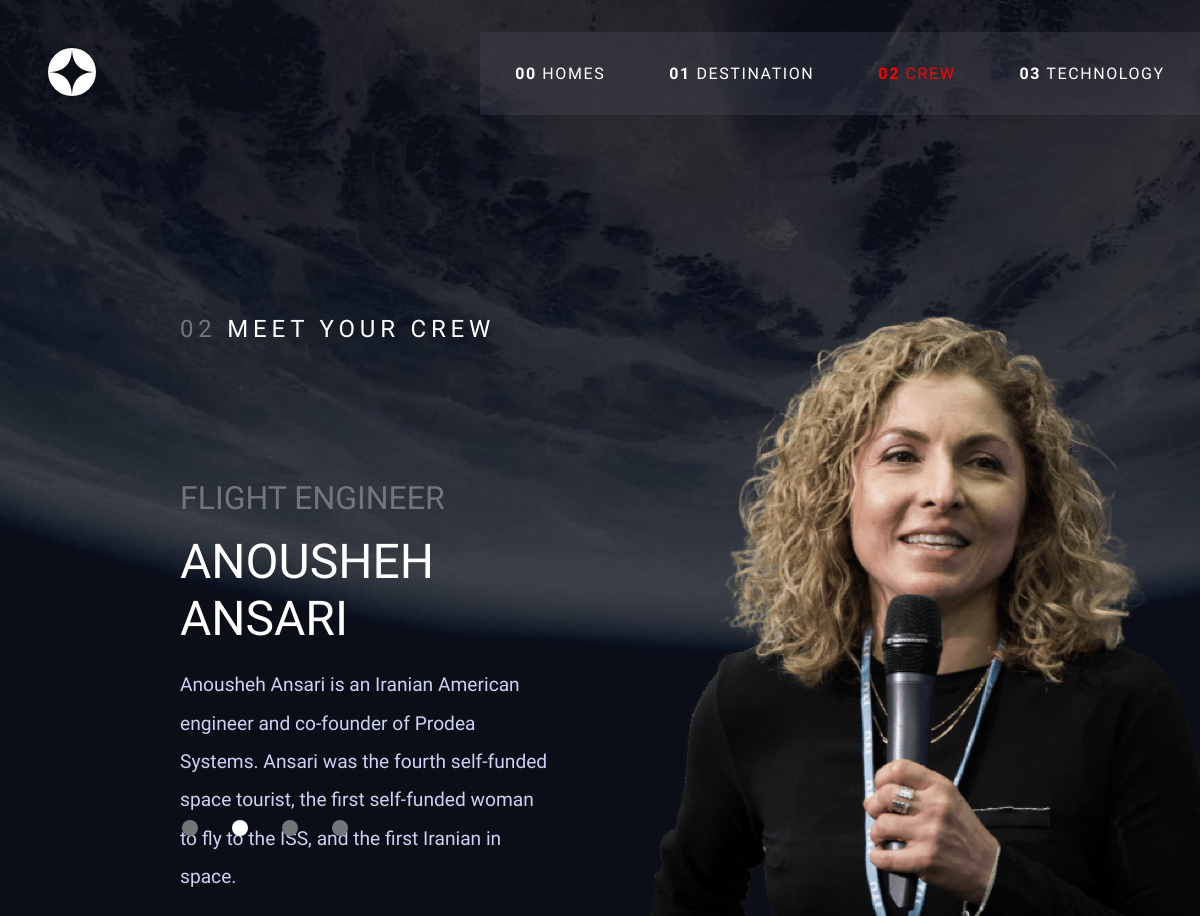
Page /crew/engineer on the committed database.
### crew/models.py (models this page shows, shortened)
class CrewMember(models.Model):
    class Meta:
        verbose_name_plural = 'Crew Members'
    name = models.CharField(max_length=128)
    role = models.CharField(max_length=64)
    bio = models.TextField()
    image = models.ImageField()
    slug = models.SlugField(default='')

### crew/views.py (the view)
# urls.py: path('engineer', views.engineer, name='engineer'),
def engineer(request):
    engineer = CrewMember.objects.get(role='Flight Engineer')
    return render(request, 'crew/crew-engineer.html', {
        'member': engineer
    })

### crew/templates/crew/crew-engineer.html (shortened to what this page needs)
{% extends 'base.html' %}
{% load static %}
{% block body_block %}crew{% endblock %}
{% block styles_block %}
    <link rel="stylesheet" href="{% static 'crew/index.css' %}">
    <link rel="stylesheet" href="{% static 'crew/partials/crew-member.css' %}">
    <link rel="stylesheet" href="{% static 'partials/header.css' %}">
{% endblock %}
{% block content_block %}
    {% include 'partials/header.html' %}
    {% include 'crew/partials/crew-member.html' with role=member.role name=member.name bio=member.bio image=member.image %}
{% endblock %}

### crew/templates/crew/partials/crew-member.html (shortened to what this page needs)
{% load static %}
<div class="crew__grid">
    <div class="crew__col1">
        <h3 class="crew__title"><span class="crew__number">02</span> meet your crew</h3>
        <h2 class="crew__role">{{ role }}</h2>
        <h1 class="crew__member">{{ name }}</h1>
        <p class="crew__main-text">{{ bio }}</p>
        <fieldset class="crew__selector">
            <a href="{% url 'commander' %}"><button
                ></button></a>
            <a href="{% url 'engineer' %}"><button
                {% if role == 'Flight Engineer' %}class="active"{% endif %}
                ></button></a>
            <a href="{% url 'pilot' %}"><button
                ></button></a>
            <a href="{% url 'specialist' %}"><button
                ></button></a>
        </fieldset>
    </div>
    <div class="crew__col2">
        <img
            class="crew__image"
            src="{% static 'crew/images/' %}{{ image }}"
            alt="Crew member"
        />
    </div>
</div>

### static/base.css (style rules this page uses)
:root { box-sizing: border-box; --primary-text-color: #fffffe; --secondary-text-color: #cbd2f4; --grey-text-color: #737578; --primary-font: 'Barlow Condensed', sans-serif; --secondary-font: 'Bellefair', serif; --light-weight: 300; --regular-weight: 400; --medium-weight: 500; --bold-weight: 700; }
html { height: 100%; }
body { height: 100%; font-family: var(--primary-font); margin: 0; }
* { box-sizing: inherit; }

### crew/static/crew/index.css (style rules this page uses)
.crew { height: 100vh; background-image: url('/static/crew/images/background-crew-desktop.jpg'); background-repeat: no-repeat; background-size: 100% 100%; color: var(--primary-text); display: flex; flex-direction: column; color: var(--primary-text-color); }

### crew/static/crew/partials/crew-member.css (style rules this page uses)
.crew__grid { display: grid; grid-template-columns: 1fr 1fr; grid-template-rows: auto; gap: 6rem; width: 70%; margin: 0 auto; margin-top: 6rem; }
.crew__col1 { display: flex; flex-direction: column; }
.crew__title { text-transform: uppercase; letter-spacing: 0.3rem; font-size: 1.5rem; font-weight: lighter; }
.crew__title .crew__number { color: var(--grey-text-color); }
.crew__role, .crew__member { text-transform: uppercase; font-family: var(--secondary-font); margin: 0; font-weight: lighter; }
.crew__role { font-size: 2rem; color: var(--grey-text-color); margin-top: 7rem; margin-bottom: 1rem; }
.crew__member { font-size: 3rem; }
.crew__main-text { color: var(--secondary-text-color); font-size: 1.2rem; font-weight: lighter; line-height: 2; }
.crew__selector { display: inline; border: none; padding: 0; width: 150px; display: flex; justify-content: space-between; }
.crew__selector button { width: 1rem; height: 1rem; border-radius: 50%; border: none; background-color: var(--grey-text-color); position: absolute; bottom: 5rem; cursor: pointer; }
.crew__selector .active { background-color: #fff; }
.crew__image { position: absolute; bottom: 0; }

### static/partials/header.css (style rules this page uses)
a, a:hover, a:active { text-decoration: none; color: inherit; }

### rows in the picture
CrewMember: role "FLIGHT ENGINEER", name "ANOUSHEH ANSARI", bio "Anousheh Ansari is an Iranian American engineer and co-founder of Prodea Systems. Ansari was the fourth self-funded space tourist, the first self-funded woman to fly to the ISS, and the first Iranian in space.", image (picture)
